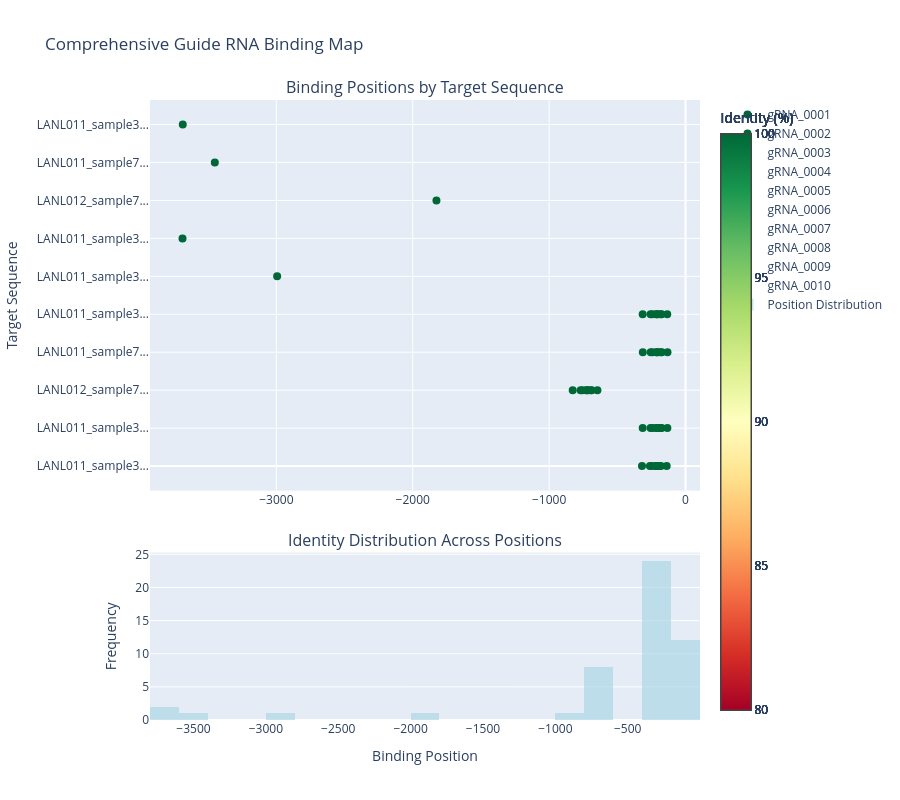

Notebook source saved alongside this figure:
### Markdown cell above
## 5. Comprehensive Binding Map

A detailed visualization showing all guide RNA binding positions across target sequences, with identity percentage color-coding and interactive features.

### Code cell
# Create comprehensive binding map (only if we have position data)
if len(alignments_viz) > 0:
    fig = make_subplots(
        rows=2, 
        cols=1,
        subplot_titles=('Binding Positions by Target Sequence', 'Identity Distribution Across Positions'),
        vertical_spacing=0.1,
        row_heights=[0.7, 0.3]
    )

    # Get unique targets for y-axis
    unique_targets = alignments_viz['target'].unique()
    target_mapping = {target: i for i, target in enumerate(unique_targets)}
    alignments_viz['target_numeric'] = alignments_viz['target'].map(target_mapping)

    # Add main scatter plot
    for guide in alignments_viz['guide_id'].unique():
        guide_data = alignments_viz[alignments_viz['guide_id'] == guide]
        
        fig.add_trace(
            go.Scatter(
                x=guide_data['start_pos'],
                y=guide_data['target_numeric'],
                mode='markers',
                name=guide,
                marker=dict(
                    size=8,
                    color=guide_data['identity'].tolist(),
                    colorscale='RdYlGn',
                    colorbar=dict(title='Identity (%)', x=1.02),
                    cmin=80,
                    cmax=100
                ),
                text=guide_data['identity'].tolist(),
                hovertemplate=(
                    '<b>%{fullData.name}</b><br>'
                    'Position: %{x}<br>'
                    'Identity: %{text}%<br>'
                    'Target: %{customdata}<br>'
                    '<extra></extra>'
                ),
                customdata=guide_data['target'].tolist()
            ),
            row=1, col=1
        )

    # Add histogram of positions
    fig.add_trace(
        go.Histogram(
            x=alignments_viz['start_pos'],
            nbinsx=30,
            name='Position Distribution',
            marker_color='lightblue',
            opacity=0.7
        ),
        row=2, col=1
    )

    # Update layout
    fig.update_layout(
        title='Comprehensive Guide RNA Binding Map',
        height=800,
        showlegend=True,
        legend=dict(x=1.05, y=1)
    )

    # Update axes
    fig.update_xaxes(title_text='Binding Position', row=2, col=1)
    fig.update_yaxes(title_text='Target Sequence', row=1, col=1, 
                    tickmode='array', 
                    tickvals=list(range(len(unique_targets))),
                    ticktext=[t.split('|')[1][:15] + '...' if '|' in t else t[:15] + '...' for t in unique_targets])
    fig.update_yaxes(title_text='Frequency', row=2, col=1)

    fig.show()

    print(f"Binding map shows {len(alignments_viz)} binding events across {len(unique_targets)} target sequences")
else:
    print("No valid position data available for comprehensive binding map")

### Figure 1 — Plotly figure (JSON) as saved in the notebook; plotly's stock layout.template omitted (floating-point values rounded to 4 significant figures)
{"data": [{"customdata": ["cluster136|LANL011_sample3|m64044_240111_005933/119735720/ccs_+", "cluster136|LANL011_sample3|m64044_240111_005933/93456576/ccs_+", "cluster136|LANL012_sample7|m64044_240112_010035/55312492/ccs_+", "cluster136|LANL011_sample7|m64044_240111_005933/159188487/ccs_-", "cluster136|LANL011_sample3|m64044_240111_005933/146669732/ccs_+"], "hovertemplate": "<b>%{fullData.name}</b><br>Position: %{x}<br>Identity: %{text}%<br>Target: %{customdata}<br><extra></extra>", "marker": {"cmax": 100, "cmin": 80, "color": [100, 100, 100, 100, 100], "colorbar": {"title": {"text": "Identity (%)"}, "x": 1.02}, "colorscale": [[0, "rgb(165,0,38)"], [0.1, "rgb(215,48,39)"], [0.2, "rgb(244,109,67)"], [0.3, "rgb(253,174,97)"], [0.4, "rgb(254,224,139)"], [0.5, "rgb(255,255,191)"], [0.6, "rgb(217,239,139)"], [0.7, "rgb(166,217,106)"], [0.8, "rgb(102,189,99)"], [0.9, "rgb(26,152,80)"], [1, "rgb(0,104,55)"]], "size": 8}, "mode": "markers", "name": "gRNA_0001", "text": ["100.0", "100.0", "100.0", "100.0", "100.0"], "type": "scatter", "x": [-319, -314, -827, -313, -314], "xaxis": "x", "y": [0, 1, 2, 3, 4], "yaxis": "y"}, {"customdata": ["cluster136|LANL011_sample3|m64044_240111_005933/119735720/ccs_+", "cluster136|LANL011_sample3|m64044_240111_005933/93456576/ccs_+", "cluster136|LANL012_sample7|m64044_240112_010035/55312492/ccs_+", "cluster136|LANL011_sample7|m64044_240111_005933/159188487/ccs_-", "cluster136|LANL011_sample3|m64044_240111_005933/146669732/ccs_+"], "hovertemplate": "<b>%{fullData.name}</b><br>Position: %{x}<br>Identity: %{text}%<br>Target: %{customdata}<br><extra></extra>", "marker": {"cmax": 100, "cmin": 80, "color": [100, 100, 100, 100, 100], "colorbar": {"title": {"text": "Identity (%)"}, "x": 1.02}, "colorscale": [[0, "rgb(165,0,38)"], [0.1, "rgb(215,48,39)"], [0.2, "rgb(244,109,67)"], [0.3, "rgb(253,174,97)"], [0.4, "rgb(254,224,139)"], [0.5, "rgb(255,255,191)"], [0.6, "rgb(217,239,139)"], [0.7, "rgb(166,217,106)"], [0.8, "rgb(102,189,99)"], [0.9, "rgb(26,152,80)"], [1, "rgb(0,104,55)"]], "size": 8}, "mode": "markers", "name": "gRNA_0002", "text": ["100.0", "100.0", "100.0", "100.0", "100.0"], "type": "scatter", "x": [-261, -256, -769, -255, -256], "xaxis": "x", "y": [0, 1, 2, 3, 4], "yaxis": "y"}, {"customdata": ["cluster136|LANL011_sample3|m64044_240111_005933/119735720/ccs_+", "cluster136|LANL011_sample3|m64044_240111_005933/93456576/ccs_+", "cluster136|LANL012_sample7|m64044_240112_010035/55312492/ccs_+", "cluster136|LANL011_sample7|m64044_240111_005933/159188487/ccs_-", "cluster136|LANL011_sample3|m64044_240111_005933/146669732/ccs_+"], "hovertemplate": "<b>%{fullData.name}</b><br>Position: %{x}<br>Identity: %{text}%<br>Target: %{customdata}<br><extra></extra>", "marker": {"cmax": 100, "cmin": 80, "color": [100, 100, 100, 100, 100], "colorbar": {"title": {"text": "Identity (%)"}, "x": 1.02}, "colorscale": [[0, "rgb(165,0,38)"], [0.1, "rgb(215,48,39)"], [0.2, "rgb(244,109,67)"], [0.3, "rgb(253,174,97)"], [0.4, "rgb(254,224,139)"], [0.5, "rgb(255,255,191)"], [0.6, "rgb(217,239,139)"], [0.7, "rgb(166,217,106)"], [0.8, "rgb(102,189,99)"], [0.9, "rgb(26,152,80)"], [1, "rgb(0,104,55)"]], "size": 8}, "mode": "markers", "name": "gRNA_0003", "text": ["100.0", "100.0", "100.0", "100.0", "100.0"], "type": "scatter", "x": [-249, -244, -757, -243, -244], "xaxis": "x", "y": [0, 1, 2, 3, 4], "yaxis": "y"}, {"customdata": ["cluster136|LANL011_sample3|m64044_240111_005933/119735720/ccs_+", "cluster136|LANL011_sample3|m64044_240111_005933/93456576/ccs_+", "cluster136|LANL012_sample7|m64044_240112_010035/55312492/ccs_+", "cluster136|LANL011_sample7|m64044_240111_005933/159188487/ccs_-", "cluster136|LANL011_sample3|m64044_240111_005933/146669732/ccs_+"], "hovertemplate": "<b>%{fullData.name}</b><br>Position: %{x}<br>Identity: %{text}%<br>Target: %{customdata}<br><extra></extra>", "marker": {"cmax": 100, "cmin": 80, "color": [100, 100, 100, 100, 100], "colorbar": {"title": {"text": "Identity (%)"}, "x": 1.02}, "colorscale": [[0, "rgb(165,0,38)"], [0.1, "rgb(215,48,39)"], [0.2, "rgb(244,109,67)"], [0.3, "rgb(253,174,97)"], [0.4, "rgb(254,224,139)"], [0.5, "rgb(255,255,191)"], [0.6, "rgb(217,239,139)"], [0.7, "rgb(166,217,106)"], [0.8, "rgb(102,189,99)"], [0.9, "rgb(26,152,80)"], [1, "rgb(0,104,55)"]], "size": 8}, "mode": "markers", "name": "gRNA_0004", "text": ["100.0", "100.0", "100.0", "100.0", "100.0"], "type": "scatter", "x": [-222, -217, -730, -216, -217], "xaxis": "x", "y": [0, 1, 2, 3, 4], "yaxis": "y"}, {"customdata": ["cluster136|LANL011_sample3|m64044_240111_005933/119735720/ccs_+", "cluster136|LANL011_sample3|m64044_240111_005933/93456576/ccs_+", "cluster136|LANL012_sample7|m64044_240112_010035/55312492/ccs_+", "cluster136|LANL011_sample7|m64044_240111_005933/159188487/ccs_-", "cluster136|LANL011_sample3|m64044_240111_005933/146669732/ccs_+"], "hovertemplate": "<b>%{fullData.name}</b><br>Position: %{x}<br>Identity: %{text}%<br>Target: %{customdata}<br><extra></extra>", "marker": {"cmax": 100, "cmin": 80, "color": [100, 100, 100, 100, 100], "colorbar": {"title": {"text": "Identity (%)"}, "x": 1.02}, "colorscale": [[0, "rgb(165,0,38)"], [0.1, "rgb(215,48,39)"], [0.2, "rgb(244,109,67)"], [0.3, "rgb(253,174,97)"], [0.4, "rgb(254,224,139)"], [0.5, "rgb(255,255,191)"], [0.6, "rgb(217,239,139)"], [0.7, "rgb(166,217,106)"], [0.8, "rgb(102,189,99)"], [0.9, "rgb(26,152,80)"], [1, "rgb(0,104,55)"]], "size": 8}, "mode": "markers", "name": "gRNA_0005", "text": ["100.0", "100.0", "100.0", "100.0", "100.0"], "type": "scatter", "x": [-213, -208, -721, -207, -208], "xaxis": "x", "y": [0, 1, 2, 3, 4], "yaxis": "y"}, {"customdata": ["cluster136|LANL011_sample3|m64044_240111_005933/119735720/ccs_+", "cluster136|LANL011_sample3|m64044_240111_005933/93456576/ccs_+", "cluster136|LANL012_sample7|m64044_240112_010035/55312492/ccs_+", "cluster136|LANL011_sample7|m64044_240111_005933/159188487/ccs_-", "cluster136|LANL011_sample3|m64044_240111_005933/146669732/ccs_+"], "hovertemplate": "<b>%{fullData.name}</b><br>Position: %{x}<br>Identity: %{text}%<br>Target: %{customdata}<br><extra></extra>", "marker": {"cmax": 100, "cmin": 80, "color": [100, 100, 100, 100, 100], "colorbar": {"title": {"text": "Identity (%)"}, "x": 1.02}, "colorscale": [[0, "rgb(165,0,38)"], [0.1, "rgb(215,48,39)"], [0.2, "rgb(244,109,67)"], [0.3, "rgb(253,174,97)"], [0.4, "rgb(254,224,139)"], [0.5, "rgb(255,255,191)"], [0.6, "rgb(217,239,139)"], [0.7, "rgb(166,217,106)"], [0.8, "rgb(102,189,99)"], [0.9, "rgb(26,152,80)"], [1, "rgb(0,104,55)"]], "size": 8}, "mode": "markers", "name": "gRNA_0006", "text": ["100.0", "100.0", "100.0", "100.0", "100.0"], "type": "scatter", "x": [-210, -205, -718, -204, -205], "xaxis": "x", "y": [0, 1, 2, 3, 4], "yaxis": "y"}, {"customdata": ["cluster136|LANL011_sample3|m64044_240111_005933/119735720/ccs_+", "cluster136|LANL011_sample3|m64044_240111_005933/93456576/ccs_+", "cluster136|LANL012_sample7|m64044_240112_010035/55312492/ccs_+", "cluster136|LANL011_sample7|m64044_240111_005933/159188487/ccs_-", "cluster136|LANL011_sample3|m64044_240111_005933/146669732/ccs_+"], "hovertemplate": "<b>%{fullData.name}</b><br>Position: %{x}<br>Identity: %{text}%<br>Target: %{customdata}<br><extra></extra>", "marker": {"cmax": 100, "cmin": 80, "color": [100, 100, 100, 100, 100], "colorbar": {"title": {"text": "Identity (%)"}, "x": 1.02}, "colorscale": [[0, "rgb(165,0,38)"], [0.1, "rgb(215,48,39)"], [0.2, "rgb(244,109,67)"], [0.3, "rgb(253,174,97)"], [0.4, "rgb(254,224,139)"], [0.5, "rgb(255,255,191)"], [0.6, "rgb(217,239,139)"], [0.7, "rgb(166,217,106)"], [0.8, "rgb(102,189,99)"], [0.9, "rgb(26,152,80)"], [1, "rgb(0,104,55)"]], "size": 8}, "mode": "markers", "name": "gRNA_0007", "text": ["100.0", "100.0", "100.0", "100.0", "100.0"], "type": "scatter", "x": [-188, -183, -696, -182, -183], "xaxis": "x", "y": [0, 1, 2, 3, 4], "yaxis": "y"}, {"customdata": ["cluster136|LANL011_sample3|m64044_240111_005933/119735720/ccs_+", "cluster136|LANL011_sample3|m64044_240111_005933/93456576/ccs_+", "cluster136|LANL012_sample7|m64044_240112_010035/55312492/ccs_+", "cluster136|LANL011_sample7|m64044_240111_005933/159188487/ccs_-", "cluster136|LANL011_sample3|m64044_240111_005933/146669732/ccs_+"], "hovertemplate": "<b>%{fullData.name}</b><br>Position: %{x}<br>Identity: %{text}%<br>Target: %{customdata}<br><extra></extra>", "marker": {"cmax": 100, "cmin": 80, "color": [100, 100, 100, 100, 100], "colorbar": {"title": {"text": "Identity (%)"}, "x": 1.02}, "colorscale": [[0, "rgb(165,0,38)"], [0.1, "rgb(215,48,39)"], [0.2, "rgb(244,109,67)"], [0.3, "rgb(253,174,97)"], [0.4, "rgb(254,224,139)"], [0.5, "rgb(255,255,191)"], [0.6, "rgb(217,239,139)"], [0.7, "rgb(166,217,106)"], [0.8, "rgb(102,189,99)"], [0.9, "rgb(26,152,80)"], [1, "rgb(0,104,55)"]], "size": 8}, "mode": "markers", "name": "gRNA_0008", "text": ["100.0", "100.0", "100.0", "100.0", "100.0"], "type": "scatter", "x": [-180, -175, -688, -174, -175], "xaxis": "x", "y": [0, 1, 2, 3, 4], "yaxis": "y"}, {"customdata": ["cluster136|LANL011_sample3|m64044_240111_005933/119735720/ccs_+", "cluster136|LANL011_sample3|m64044_240111_005933/93456576/ccs_+", "cluster136|LANL012_sample7|m64044_240112_010035/55312492/ccs_+", "cluster136|LANL011_sample7|m64044_240111_005933/159188487/ccs_-", "cluster136|LANL011_sample3|m64044_240111_005933/146669732/ccs_+"], "hovertemplate": "<b>%{fullData.name}</b><br>Position: %{x}<br>Identity: %{text}%<br>Target: %{customdata}<br><extra></extra>", "marker": {"cmax": 100, "cmin": 80, "color": [100, 100, 100, 100, 100], "colorbar": {"title": {"text": "Identity (%)"}, "x": 1.02}, "colorscale": [[0, "rgb(165,0,38)"], [0.1, "rgb(215,48,39)"], [0.2, "rgb(244,109,67)"], [0.3, "rgb(253,174,97)"], [0.4, "rgb(254,224,139)"], [0.5, "rgb(255,255,191)"], [0.6, "rgb(217,239,139)"], [0.7, "rgb(166,217,106)"], [0.8, "rgb(102,189,99)"], [0.9, "rgb(26,152,80)"], [1, "rgb(0,104,55)"]], "size": 8}, "mode": "markers", "name": "gRNA_0009", "text": ["100.0", "100.0", "100.0", "100.0", "100.0"], "type": "scatter", "x": [-138, -133, -646, -132, -134], "xaxis": "x", "y": [0, 1, 2, 3, 4], "yaxis": "y"}, {"customdata": ["cluster136|LANL011_sample3|m64044_240111_005933/119735720/ccs_-", "cluster136|LANL011_sample3|m64044_240111_005933/93456576/ccs_-", "cluster136|LANL012_sample7|m64044_240112_010035/55312492/ccs_-", "cluster136|LANL011_sample7|m64044_240111_005933/159188487/ccs_+", "cluster136|LANL011_sample3|m64044_240111_005933/146669732/ccs_-"], "hovertemplate": "<b>%{fullData.name}</b><br>Position: %{x}<br>Identity: %{text}%<br>Target: %{customdata}<br><extra></extra>", "marker": {"cmax": 100, "cmin": 80, "color": [100, 100, 100, 100, 100], "colorbar": {"title": {"text": "Identity (%)"}, "x": 1.02}, "colorscale": [[0, "rgb(165,0,38)"], [0.1, "rgb(215,48,39)"], [0.2, "rgb(244,109,67)"], [0.3, "rgb(253,174,97)"], [0.4, "rgb(254,224,139)"], [0.5, "rgb(255,255,191)"], [0.6, "rgb(217,239,139)"], [0.7, "rgb(166,217,106)"], [0.8, "rgb(102,189,99)"], [0.9, "rgb(26,152,80)"], [1, "rgb(0,104,55)"]], "size": 8}, "mode": "markers", "name": "gRNA_0010", "text": ["100.0", "100.0", "100.0", "100.0", "100.0"], "type": "scatter", "x": [-2994, -3688, -1826, -3451, -3686], "xaxis": "x", "y": [5, 6, 7, 8, 9], "yaxis": "y"}, {"marker": {"color": "lightblue"}, "name": "Position Distribution", "nbinsx": 30, "opacity": 0.7, "type": "histogram", "x": [-319, -314, -827, -313, -314, -261, -256, -769, -255, -256, -249, -244, -757, -243, -244, -222, -217, -730, -216, -217, -213, -208, -721, -207, -208, -210, -205, -718, -204, -205, -188, -183, -696, -182, -183, -180, -175, -688, -174, -175, -138, -133, -646, -132, -134, -2994, -3688, -1826, -3451, -3686], "xaxis": "x2", "yaxis": "y2"}], "layout": {"annotations": [{"font": {"size": 16}, "showarrow": false, "text": "Binding Positions by Target Sequence", "x": 0.5, "xanchor": "center", "xref": "paper", "y": 1, "yanchor": "bottom", "yref": "paper"}, {"font": {"size": 16}, "showarrow": false, "text": "Identity Distribution Across Positions", "x": 0.5, "xanchor": "center", "xref": "paper", "y": 0.27, "yanchor": "bottom", "yref": "paper"}], "height": 800, "legend": {"x": 1.05, "y": 1}, "showlegend": true, "title": {"text": "Comprehensive Guide RNA Binding Map"}, "xaxis": {"anchor": "y", "domain": [0, 1]}, "xaxis2": {"anchor": "y2", "domain": [0, 1], "title": {"text": "Binding Position"}}, "yaxis": {"anchor": "x", "domain": [0.37, 1], "tickmode": "array", "ticktext": ["LANL011_sample3...", "LANL011_sample3...", "LANL012_sample7...", "LANL011_sample7...", "LANL011_sample3...", "LANL011_sample3...", "LANL011_sample3...", "LANL012_sample7...", "LANL011_sample7...", "LANL011_sample3..."], "tickvals": [0, 1, 2, 3, 4, 5, 6, 7, 8, 9], "title": {"text": "Target Sequence"}}, "yaxis2": {"anchor": "x2", "domain": [0, 0.27], "title": {"text": "Frequency"}}}}
